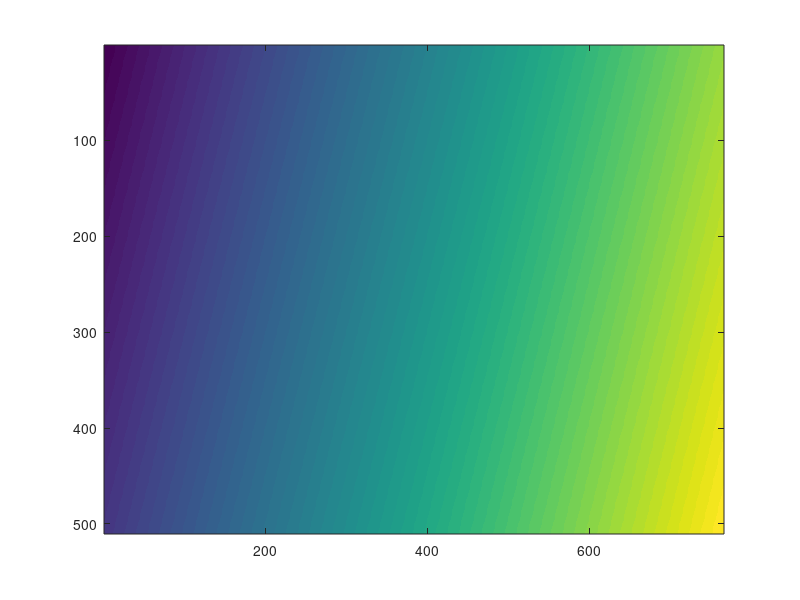

This figure's MATLAB source:
close all;
clear all;

tl=7;
tr=122;
bl=29;
br=51;

xint = (tr-tl)/765
yint = (bl-tl)/510

n=1

for m=1:510
    for n=1:765
    noise(m,n) = ((m*yint)-yint)+((n*xint)-xint)+tl;
    end;
end;

imagesc(noise)